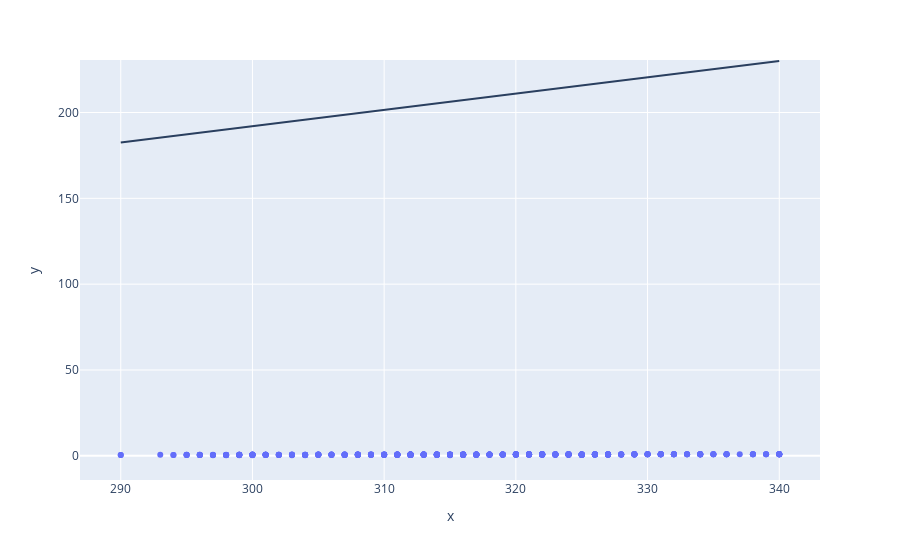

Notebook code for this chart:
### Code cell
m=0.95
c=-93
y=[]
for x in GRE_Score:
    y_value=m*x+c
    y.append(y_value)
fig=px.scatter(x=GRE_Score, y=Chance_of_Admit)
fig.update_layout(shapes=[
    dict(
    type="line",
    y0=min(y),y1=max(y),
    x0=min(GRE_Score), x1=max(GRE_Score)
    )
])
fig.show()

### Figure 1 — Plotly figure (JSON) as saved in the notebook; plotly's stock layout.template omitted (floating-point values rounded to 4 significant figures; data arrays with more than 128 entries replaced by an {"elided": "..."} marker saying what was removed)
{"data": [{"hovertemplate": "x=%{x}<br>y=%{y}<extra></extra>", "legendgroup": "", "marker": {"color": "#636efa", "symbol": "circle"}, "mode": "markers", "name": "", "orientation": "v", "showlegend": false, "type": "scatter", "x": {"elided": "400 int values"}, "xaxis": "x", "y": {"elided": "400 float values"}, "yaxis": "y"}], "layout": {"legend": {"tracegroupgap": 0}, "margin": {"t": 60}, "shapes": [{"type": "line", "x0": 290, "x1": 340, "y0": 182.5, "y1": 230}], "xaxis": {"anchor": "y", "domain": [0, 1], "title": {"text": "x"}}, "yaxis": {"anchor": "x", "domain": [0, 1], "title": {"text": "y"}}}}
